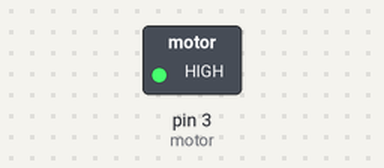
This sketch was run on a simulated Arduino Uno, built with avr-gcc and run on an emulated ATmega328P. Parts: switched loads named in the sketch (green lamp = pin HIGH). Dashed ring = blinking.

Above: at 0.5 s.
Timing chart, 0 to 4.6 s (numbered marks = the images above):
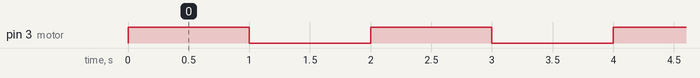

Measured:
- by itself, pin 3 (motor): alternates HIGH for 1.0 s and LOW for 1.0 s

The sketch:

mosfet.ino
```cpp
int motor = 3;

// the setup routine runs once when you press reset:
void setup() {
  // initialize the digital pin as an output.
  pinMode(motor, OUTPUT);
}

// the loop routine runs over and over again forever:
void loop() {
  digitalWrite(motor, HIGH);   // turn the LED on (HIGH is the voltage level)
  delay(1000);               // wait for a second
  digitalWrite(motor, LOW);    // turn the LED off by making the voltage LOW
  delay(1000);               // wait for a second
}
```
